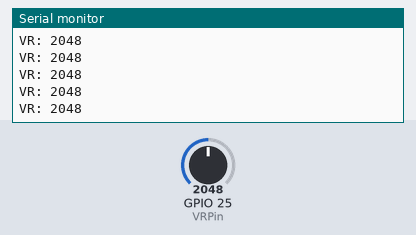
Simulated run of this sketch. Board: ESP32. On the bench: the last lines printed to the serial monitor. The inputs (shaded band) are chosen by the test bench; at power-on: GPIO 25 (VRPin) = 2048.

Above: at 1.2 s.
1.3 s: GPIO 25 (VRPin) set to 2866
At 1.31 s:
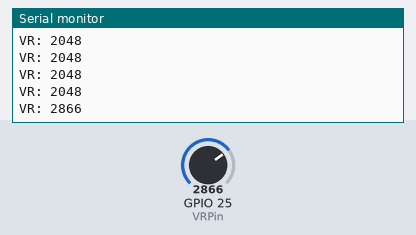
2.8 s: GPIO 25 (VRPin) set to 3603
At 2.81 s:
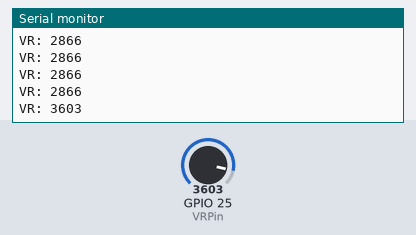
Timing chart, 0 to 5.8 s (numbered marks = the images above; inputs shaded):
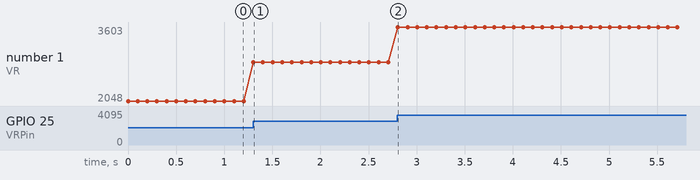

Measured:
- after the input at 1.3 s, the serial monitor: prints a new line at once (image 1)
- after the input at 2.8 s, the serial monitor: prints a new line at once (image 2)
- plotted number 1: 2048 → 2866 after the input at 1.3 s, 2866 → 3603 after the input at 2.8 s

The sketch:

07.VR.ino
```cpp
#define VRPin 25

void setup() {
  Serial.begin(9600);
  pinMode(VRPin, INPUT);

}

void loop() {
  int VRvalue = analogRead(VRPin);
  Serial.print("VR: ");
  Serial.println(VRvalue);
  delay(100);
}
```
